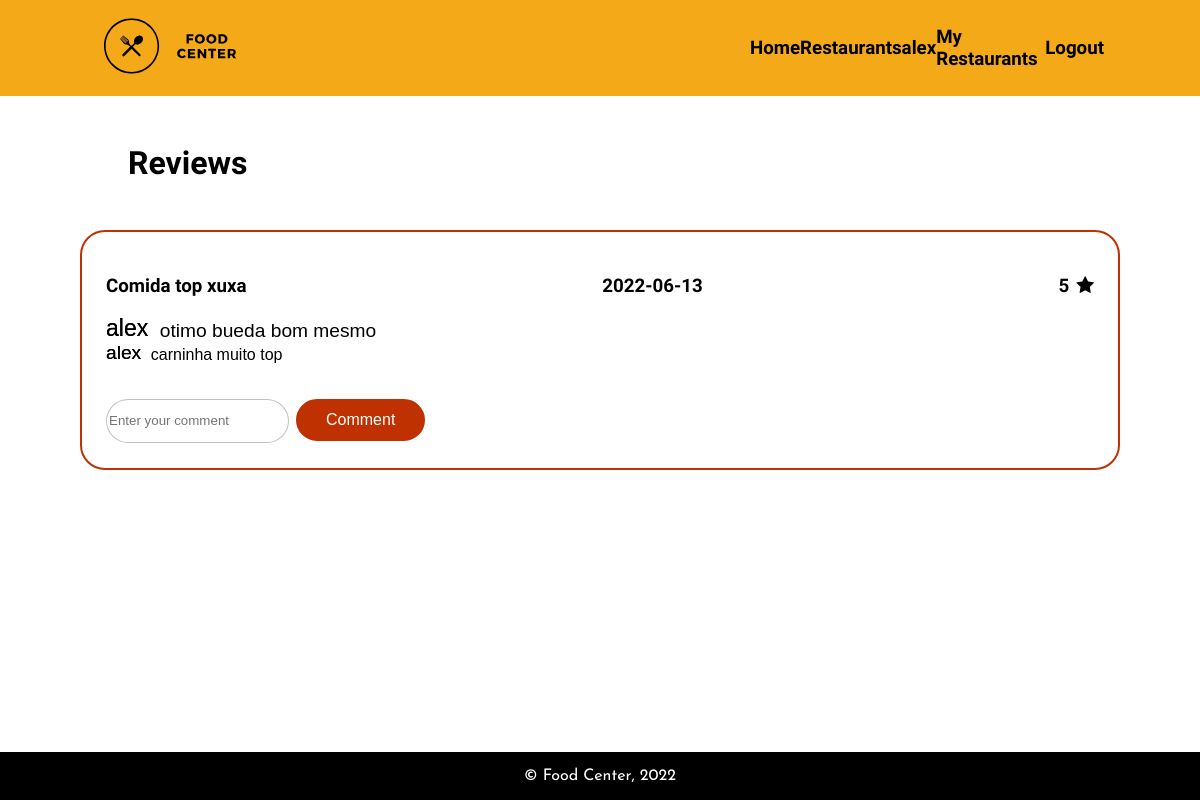
Screenshot of /reviews.php?restID=3 (signed in) with the database file from the repository.
### tables this page shows
CREATE TABLE Review
(
    reviewID     integer PRIMARY KEY AUTOINCREMENT,
    restaurantID integer CONSTRAINT fk_review_restaurant REFERENCES Restaurant (restaurantID),
    username     NVARCHAR(120) CONSTRAINT fk_review_username REFERENCES User (username) ,
    imageID      integer CONSTRAINT fk_review_image REFERENCES Image (imageID) ,
    title        NVARCHAR(60) NOT NULL ,
    datetime     date NOT NULL ,
    score        real NOT NULL CONSTRAINT valid_score CHECK (score <= 5 AND score >=0)
);

CREATE TABLE Comment(
    commentID   integer PRIMARY KEY AUTOINCREMENT,
    reviewID    integer CONSTRAINT fk_comment_review REFERENCES Review(reviewID),
    username    NVARCHAR(120) CONSTRAINT fk_comment_username REFERENCES User (username),
    message     NVARCHAR(500) NOT NULL
);

### reviews.php (called while the page is built, shortened)
<?php
    include_once('templates/common.tpl.php');
    include_once('templates/reviews.tpl.php');
    output_restaurant_reviews(intval($_GET['restID']));
?>

### database/connection.db.php (called while the page is built, shortened)
<?php
  function getDatabaseConnection() : PDO {
    $db = new PDO('sqlite:database/database.db');
    $db->setAttribute(PDO::ATTR_DEFAULT_FETCH_MODE, PDO::FETCH_ASSOC);
    $db->setAttribute(PDO::ATTR_ERRMODE, PDO::ERRMODE_EXCEPTION);
    return $db;
  }
?>

### database/review.class.php (called while the page is built, shortened)
<?php
  include_once('database/connection.db.php');
  include_once('database/restaurant.class.php');
  include_once('database/comment.class.php');
  class Review {
    public function __construct(int $reviewID, int $restaurantID, string $username, int $imageID,string $title, string $datetime, float $score)
    {
      $this->reviewID = $reviewID;
      $this->title = $title;
      $this->datetime = $datetime;
      $this->score = $score;
    }
    static function getReviews(PDO $db, int $restaurantID) {
        $stmt = $db->prepare('SELECT * FROM Review WHERE restaurantID=?');
        $stmt->execute(array($restaurantID));
        $reviews = array();
        while($review = $stmt->fetch()){
            $thisReview = new Review(
                $review['reviewID'],
                $review['restaurantID'],
                $review['username'],
                $review['imageID'],
                $review['title'],
                $review['datetime'],
                $review['score']
            );
            array_push($reviews, $thisReview);
        }
        return $reviews;
    }
}
?>

### database/comment.class.php (called while the page is built, shortened)
<?php
    include_once('database/connection.db.php');
    include_once('database/review.class.php');
    class Comment{
        public function __construct(int $commentID, int $reviewID, string $username, string $message){
            $this->username = $username;
            $this->message = $message;
        }
        static function getComments(PDO $db, Review $review) {
            $stmt = $db->prepare('SELECT * FROM Comment WHERE reviewID=?');
            $stmt->execute(array($review->reviewID));
            $comments = array();
            while($comment = $stmt->fetch()){
                $thisComment= new Comment(
                    $comment['commentID'],
                    $comment['reviewID'],
                    $comment['username'],
                    $comment['message']
                );
                array_push($comments, $thisComment);
            }
            return $comments;
        }
    }
?>

### templates/reviews.tpl.php (the view, shortened to what this page needs)
<?php
    include_once('database/connection.db.php');
    include_once('database/review.class.php');
    include_once('database/comment.class.php');
    function output_restaurant_reviews(int $restaurantID){;?>
        <main>
            <div class="reviewsCategory">
                <h1>Reviews</h1>
            </div>
                <ul id="reviews">
                    <?php
                        $reviews = Review::getReviews(getDatabaseConnection(), $restaurantID);
                        foreach($reviews as $review){
                            output_restaurant_review($review);
                        };
                    ?>
                </ul>
        </main>
    <?php }
    function output_restaurant_review(Review $review){;?>
    <li>
        <div id="name">
            <h3><?php echo $review->title;?></h3>
            <h3><?php echo $review->datetime;?></h3>
            <h3><?php echo $review->score;?><span class="fa fa-star checked"></span></h3>
        </div>
        <article class = "review">
            <?php
                $comments = Comment::getComments(getDatabaseConnection(), $review);
                foreach($comments as $comment){?>
                <div id="comment">
                    <?php
                    echo "<div id='user'>".$comment->username."</div>";
                    echo "<div id='message'>".$comment->message."</div>";
                    ?>
                </div>
                <?php
                };
                if (isset($_SESSION['username'])){?>
                    <form id="commentSection" action="action_add_comment.php" method="POST">
                        <input id="inputComment" type="text" name="comment" id="comment" placeholder="Enter your comment" required="true">
                        <button type="submit" value="Submit"> Comment </button>
                    </form>
                <?php
                }?>
        </article>
    </li>
    <?php }
?>

### css/style.css (style rules this page uses)
html { height: 100%; }
body { display: flex; flex-direction: column; min-height: 100vh; margin: 0; }
h1,h2 { font-family: 'Secular One', sans-serif; }
h3,h4,h5,h6 { font-family: 'Fira Sans Condensed', sans-serif; }
main { flex-grow: 1; flex-shrink: 0; flex-basis: auto; display: flex; flex-direction: column; padding: 0; margin: 0 5em 0 5em; }
h1 { font-family: 'Secular One', sans-serif; margin: 0; margin-left: 1.5em; }
button, .restaurant #buttons a, .userdata a { background-color: #bf3100; border: solid; color: white; padding: 12px 30px; text-align: center; text-decoration: none; font-size: 16px; cursor: pointer; margin: 0; border-radius: 25px; height: fit-content; width: fit-content; }
input[type=text], input[type=email], input[type=password], input[type=number], select { height: 3em; border-radius: 2em; border-style: solid; border-width: 0.1em; border-color: rgba(183, 180, 174, 0.805); }
ul { list-style-type: none; padding: 0rem; margin-top: 0rem; margin-bottom: 0em; }

### css/reviews.css (style rules this page uses)
.reviewsCategory { display: flex; justify-content: space-between; margin: 3em 0em 3em 0; }
.reviewsCategory h1 { flex-grow: 1; }
.reviewsCategory * { align-self: center; }
ul { list-style-type: none; padding: 0rem; margin-top: 0rem; margin-bottom: 0em; }
#reviews li { text-align: left; padding: 1.5em; border: 2px; border-style: solid; border-color: #bf3100; border-radius: 25px; margin-bottom: 2em; }
.review { display: grid; grid-template-rows: 1fr; justify-items: start; }
li #name { display: flex; justify-content: space-between; }
.review #commentSection { display: inline-block; padding-top: 2em; }
.review #inputComment { max-width: max-content; }
.review #comment { display: inline-flex; align-items: flex-end; }
.review #comment:first-of-type { font-size: larger; }
.review #user { font-family: sans-serif; font-size: larger; padding-right: 0.5em; text-shadow: 0 0 black; }
.review #message { font-family: sans-serif; }
#name > h3:nth-child(3) > span { padding-left: 0.4em; }

### rows the page displays
review: title "Comida top xuxa", datetime "2022-06-13", score "5"
comment: username "alex", message "otimo bueda bom mesmo"
comment: username "alex", message "carninha muito top"

### other values shown
$_SESSION['username'] "alex"
